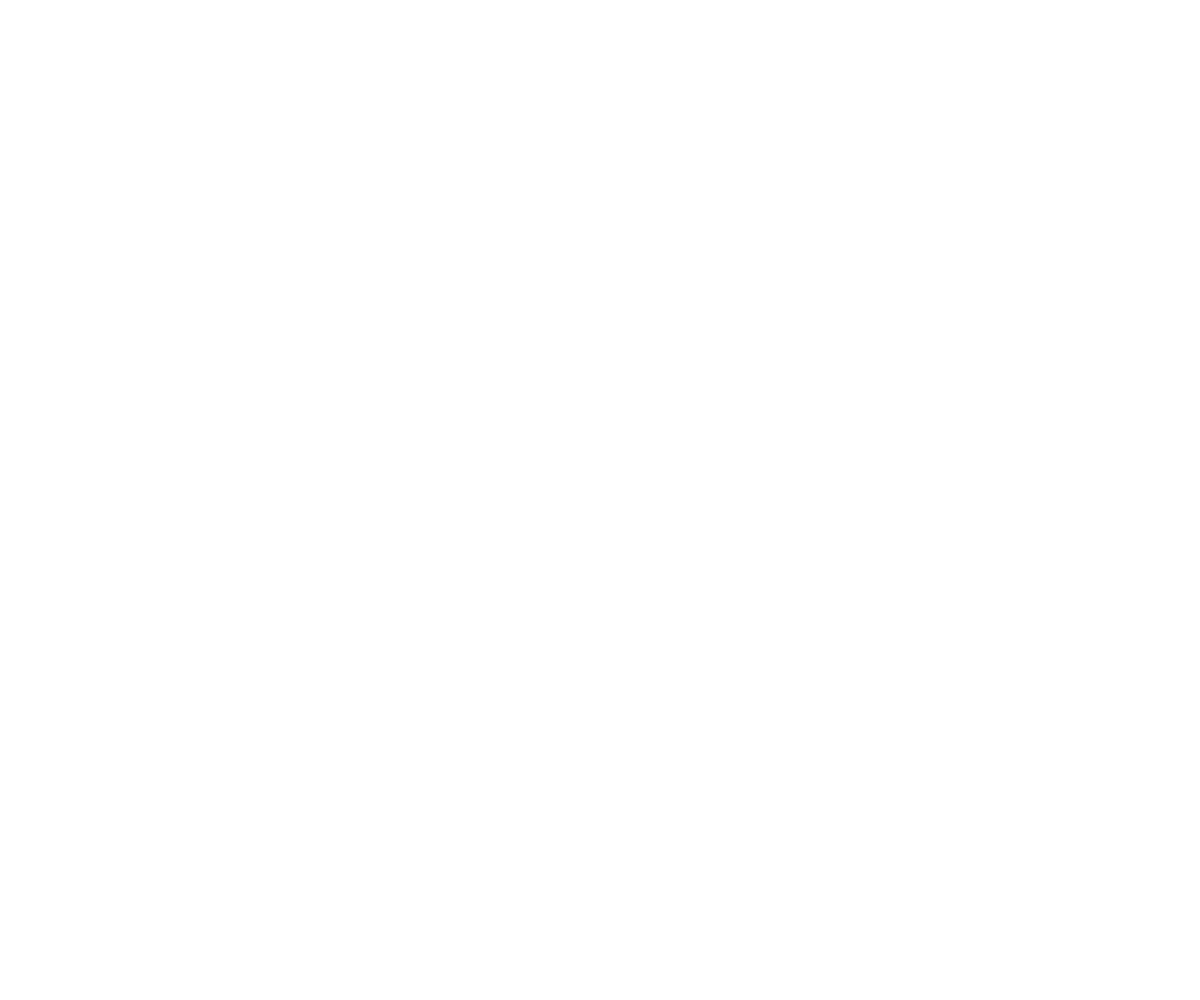
Frame 1 (no input)
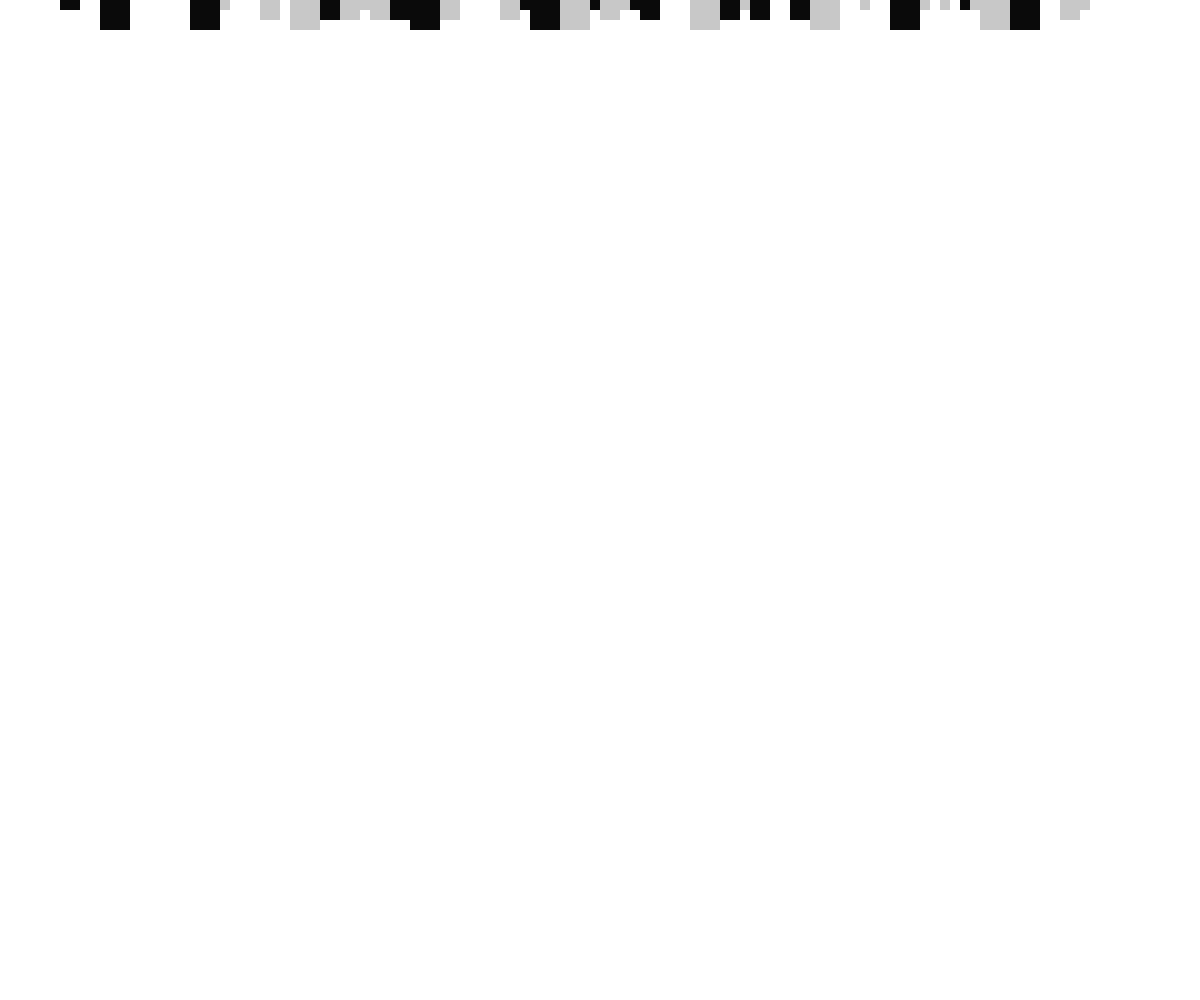
Frame 60 (no input)
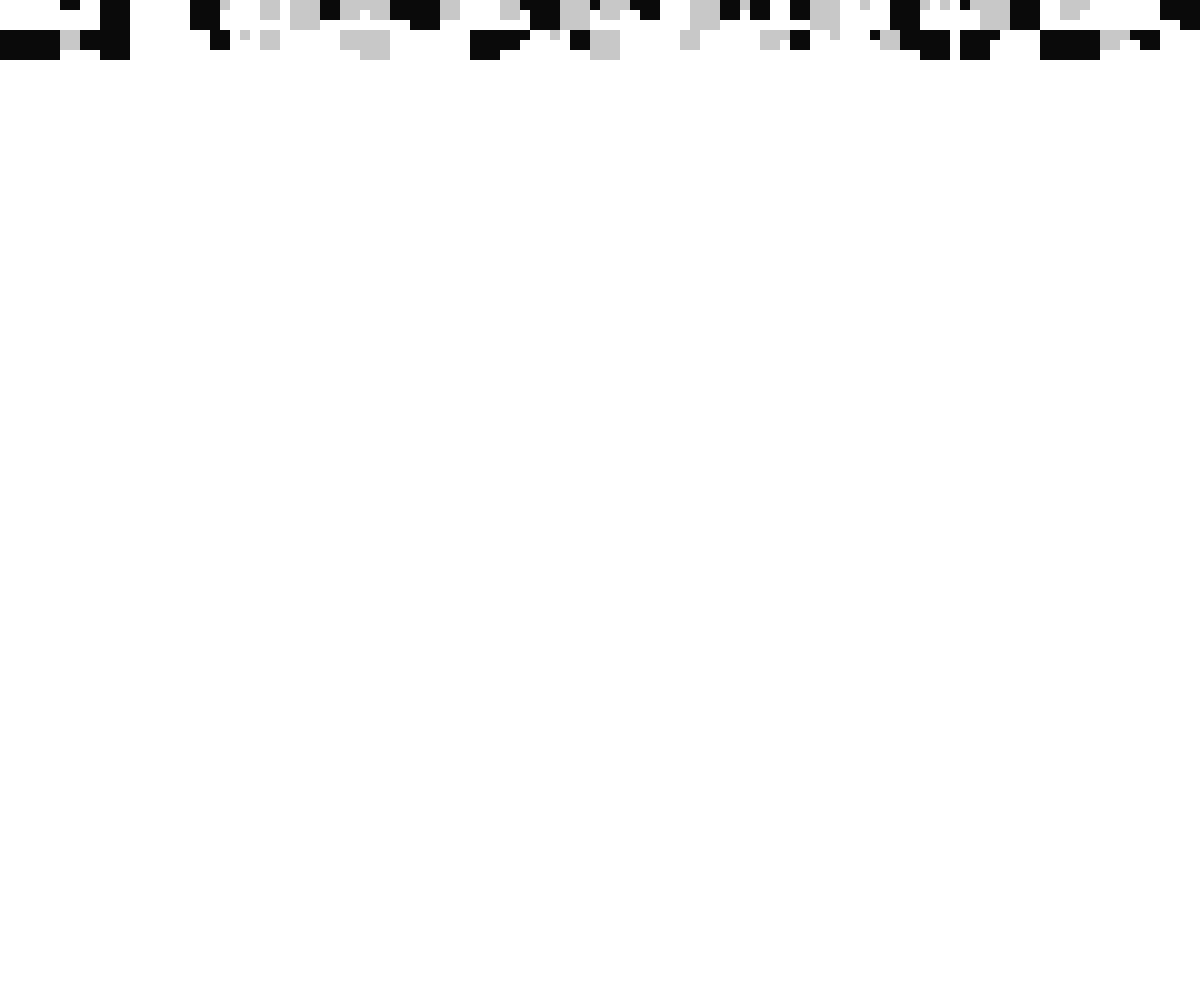
Frame 120 (the mouse pressed at the canvas centre since frame 60)

The p5.js sketch that drew these frames (run headless with seeded random() and noise() and a simulated clock; from frame 60 on, the mouse is pressed at the canvas centre):

// p5.js sketch
// ── sketch.js
// https://editor.p5js.org/jht9629-nyu/sketches/YS8IXXEuP
// pattern-animation-gray
// global variables x,y used to created pattern or animation
// of shape flowing from left to right, top to bottom of canvas

let x = 0;
let y = 0;
let len = 30;

function setup() {
  createCanvas(windowWidth, windowHeight);
  strokeWeight(0);
  // frameRate(1)
}

function draw() {
  // uncomment to see animation
  // background(220);

  fill(random([10, 200, 255]));
  rect(x, y, len, len);
  // ellipse(x, y, 10, 10)

  x += len;
  if (x > width) {
    x = 0;
    y = y + len;
    if (y > height) {
      y = 0;
    }
  }
  len = random([10, 20, 30]);
}
